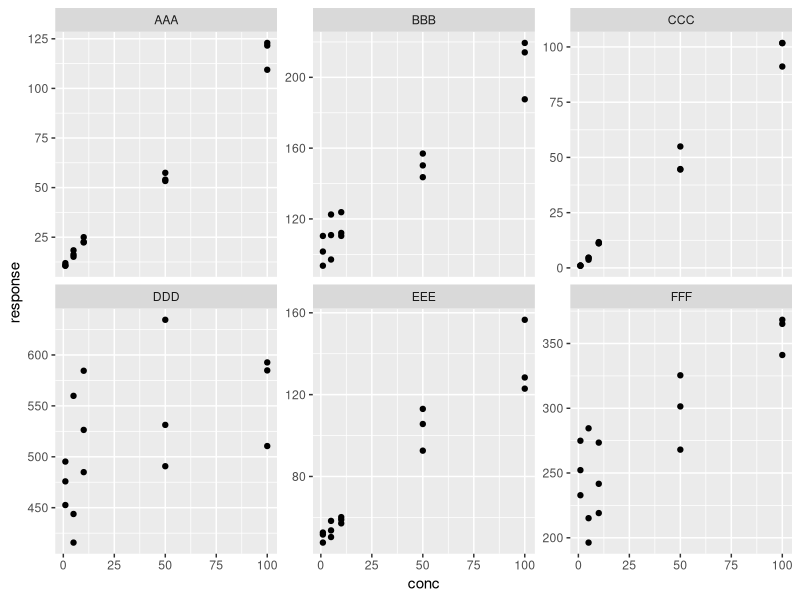
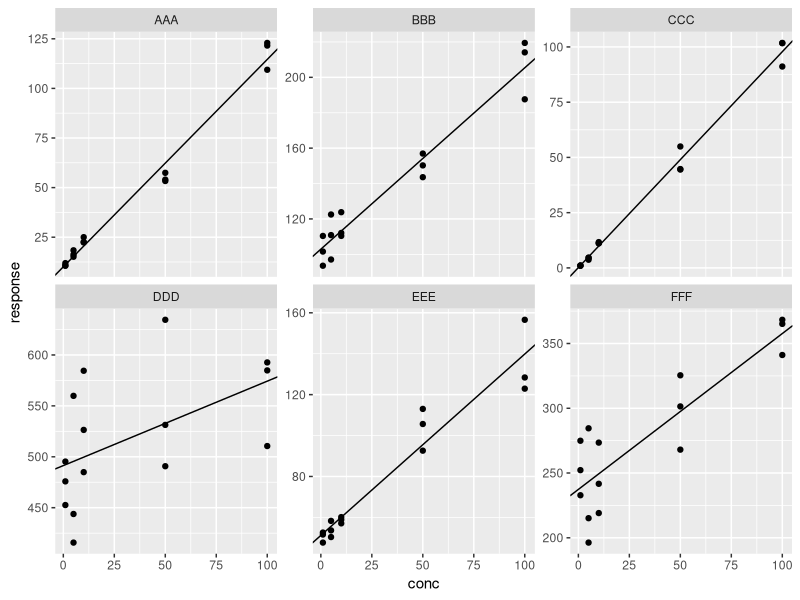
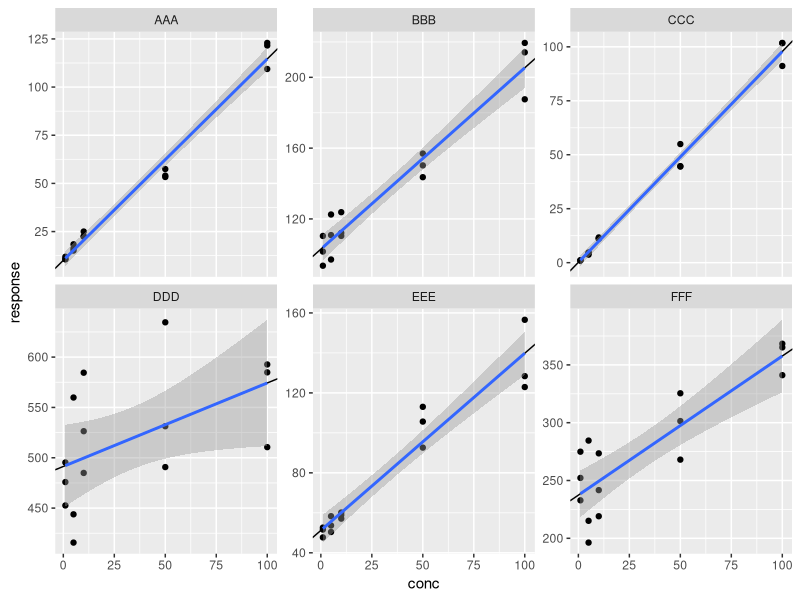

Reproduce these figures in R, in order.

library(broom)
library(tidyverse)

# Load the simulated data
dat <- read_csv("calc_curve_sim_data.csv")

# Review the structure
head(dat)
dat %>% count(analyte)
dat %>% count(analyte, conc)
# Pipe into as.data.frame to get all the columns
dat %>% count(analyte, conc) %>% as.data.frame


# Plot the data
ggplot(dat, aes(conc, response)) +
  geom_point() +
  facet_wrap(~analyte, scales = "free_y")


# Compute summary stats for each analyte & concentration level
sum_stats <- dat %>%
  group_by(analyte, conc) %>%
  summarize(n = length(response),
            mean_resp = mean(response),
            sd_resp = sd(response),
            cv_resp = sd_resp / mean_resp)
sum_stats


# Fit a linear regression for each analyte
# First need to nest the data by analyte
dat %>%
  group_by(analyte) %>%
  nest()

fit_data <- dat %>%
  group_by(analyte) %>%
  nest() %>%
  mutate(
    # build the model
    model = map(data, function(d) lm(response ~ conc, data = d)),
    # Use the broom::tidy function to get the model summary parameters
    model_summary = map(model, tidy),
    # Get the slope and intercept row of the summary
    intr_summary = map(model_summary, function(d) d %>% filter(term == "(Intercept)")),
    slope_summary = map(model_summary, function(d) d %>% filter(term == "conc")),
    # Get the slope and intercept estimates
    intercept = map_dbl(intr_summary, "estimate"),
    slope = map_dbl(slope_summary, "estimate"),
    slope_pval = map_dbl(slope_summary, "p.value"))

# Get a data frame for plotting
plot_df <- fit_data %>%
  select(analyte, data, slope, intercept) %>%
  unnest()

# Plot the data and fit results
ggplot(plot_df, aes(conc, response)) + 
  geom_point() + 
  facet_wrap(~analyte, scales = "free_y") + 
  geom_abline(aes(slope = slope, intercept = intercept))

# Compare with geom_smooth(method = "lm)
ggplot(plot_df, aes(conc, response)) + 
  geom_point() + 
  facet_wrap(~analyte, scales = "free_y") + 
  geom_abline(aes(slope = slope, intercept = intercept)) +
  geom_smooth(method = "lm")
